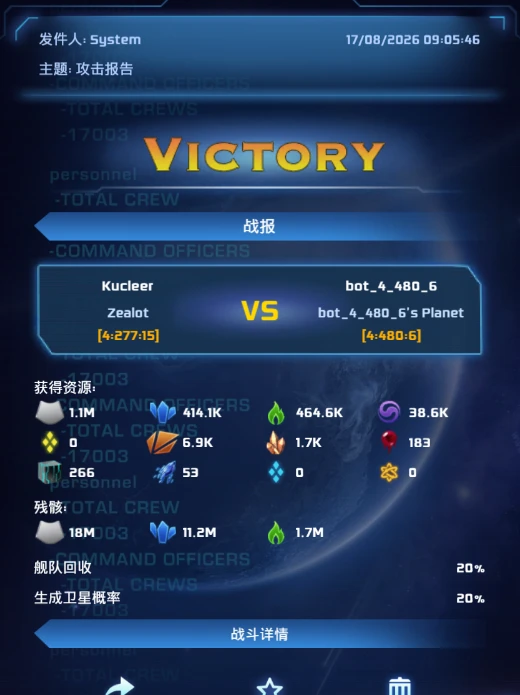
#> input picture tests/fixtures/vision/battle_report_panels/fail_20260817T170546_88625ee1.webp, 520 x 695 px
$ python -i stargate_locator.py   (imports and definitions only)
#> lines starting #> are read from the running program, lines starting #| are printed output that depends on the picture
"""在星球地表上找那座星门。**交候选，不交答案。**

## ⚠️ 为什么不能写死坐标

星门是一座建筑，建筑在基地里的格子不动 —— 可**地表的镜头会平移**。
2026-09-13 实机打回来的：标定那一帧星门在 `(1018, 455)`，切了一次出发星球之后
同一颗星球上它在 `(864, 420)`，差了 150 多像素。写死的那一下点在了空地上，
整趟在「点了建筑却没读到『星门』标题」上安全停住。

⚠️ 这正是记忆里那条「按钮靠读文字定位」的同一类：**写死坐标会点到隔壁**，
而地表上隔壁那一格是另一座建筑 —— 点下去会开出一个完全正常、却不相干的面板。

## ⚠️⚠️ 判据是「有洞的环」，不是「青蓝色」

传送门是个亮青蓝的**环**。光按颜色找会选中三类东西（实拍掩码上看得清清楚楚）：

- 右边那列 UI 圆钮（同色）
- 建筑上方的倒计时气泡（同色，**实心**圆角矩形）
- 基地里的水流（同色，长条）

环有洞，气泡和水流没有 —— `RETR_CCOMP` 里「有子轮廓」这一条把它们一刀切开。

## ⚠️ 为什么出候选而不是出一个答案

闭运算的核大小**没有一个值同时对两帧**：k=3–7 能框住标定帧那个完整的环，
而现场帧那个环有豁口、要 k=11 才封得上；k=11 反过来把标定帧那个搞坏。
在两帧上调一个核就是过拟合 —— 同回收那次「哪个框更好是伪问题」。

所以这里**每个核各出一遍候选**，按洞的面积排序合并，交给调用方逐个试；
真正裁决的是外部事实：点下去之后面板标题是不是「星门」。
实测两帧里真值都排第 1，候选总共只有 2–3 个。
"""

from __future__ import annotations

from typing import Any

#: 地表上可能长着建筑的那一块（917 空间）。
#:
#: ⚠️ **右边界切在 1150**：再往右是那列 UI 圆钮，它们和传送门同色同亮度，
#: 而且个个都是环形 —— 框进来就是给候选表塞三个必错的第一名。
SURFACE_AREA = (700, 180, 1150, 700)

#: 传送门那圈蓝的判据。实测两帧的主色都在 `(25, 170, 255)` 一带。
BLUE_MIN = 180
BLUE_OVER_RED = 90
GREEN_RANGE = (110, 235)

#: 逐个试的闭运算核。**故意给一串而不是挑一个**，理由见模块头。
CLOSE_KERNELS = (3, 5, 7, 9, 11)

#: 传送门在屏幕上的大致尺寸（含环）。
SIZE_RANGE = (40, 160, 40, 200)
ASPECT_RANGE = (0.4, 1.6)

#: 两个候选离得这么近就当成同一个。
MERGE_DISTANCE = 45


def _children(hierarchy: Any, first: int) -> list[int]:
    out: list[int] = []
    index = first
    while index != -1:
        out.append(index)
        index = hierarchy[index][0]
    return out


def stargate_candidates(image: Any) -> list[tuple[int, int]]:
    """地表截图 → 可能是星门的那几个位置，**最像的排在前面**。

    交回来的坐标是 917 空间的整窗坐标，可以直接点。一个都没有时交回空表 ——
    调用方该据此停下来，而不是回退到某个写死的位置。
    """
    import cv2
    import numpy as np

    crop = np.array(image.convert("RGB").crop(SURFACE_AREA))
    red = crop[:, :, 0].astype(int)
    green = crop[:, :, 1].astype(int)
    blue = crop[:, :, 2].astype(int)
    base = (
        (blue > BLUE_MIN)
        & (blue - red > BLUE_OVER_RED)
        & (green > GREEN_RANGE[0])
        & (green < GREEN_RANGE[1])
    ).astype(np.uint8) * 255

    min_w, max_w, min_h, max_h = SIZE_RANGE
    found: list[tuple[float, tuple[int, int]]] = []
    for size in CLOSE_KERNELS:
        mask = cv2.morphologyEx(base, cv2.MORPH_CLOSE, np.ones((size, size), np.uint8))
        contours, hierarchy = cv2.findContours(mask, cv2.RETR_CCOMP, cv2.CHAIN_APPROX_SIMPLE)
        if hierarchy is None:
            continue
        hierarchy = hierarchy[0]
        for index, contour in enumerate(contours):
            # 自己是别人的洞、或者自己没有洞 —— 两种都不是环。
            if hierarchy[index][3] != -1 or hierarchy[index][2] == -1:
                continue
            x, y, width, height = cv2.boundingRect(contour)
            if not (min_w <= width <= max_w and min_h <= height <= max_h):
                continue
            if not ASPECT_RANGE[0] <= width / height <= ASPECT_RANGE[1]:
                continue
            hole = max(
                cv2.contourArea(contours[child])
                for child in _children(hierarchy, hierarchy[index][2])
            )
            centre = (
                x + width // 2 + SURFACE_AREA[0],
                y + height // 2 + SURFACE_AREA[1],
            )
            found.append((hole, centre))

    merged: list[tuple[int, int]] = []
    for _hole, centre in sorted(found, key=lambda item: -item[0]):
        if all(
            abs(centre[0] - kept[0]) > MERGE_DISTANCE or abs(centre[1] - kept[1]) > MERGE_DISTANCE
            for kept in merged
        ):
            merged.append(centre)
    return merged


__all__ = ["SURFACE_AREA", "stargate_candidates"]

>>> import cv2
>>> picture = cv2.imread('../../../../tests/fixtures/vision/battle_report_panels/fail_20260817T170546_88625ee1.webp', cv2.IMREAD_GRAYSCALE)
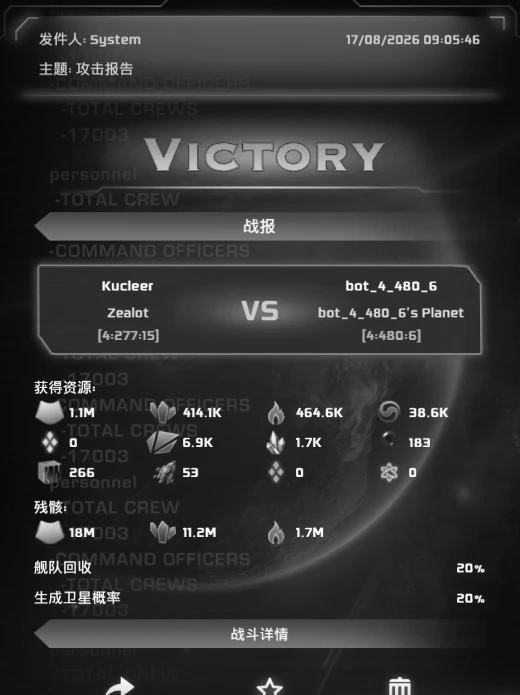
#> picture: shape (695, 520); min 6, max 255, mean 50.5
#> (the run stopped early here; a loop or call above may not have finished)

$ run again, on tests/fixtures/vision/battle_report_panels/fail_20260817T170643_3e720dc4.webp
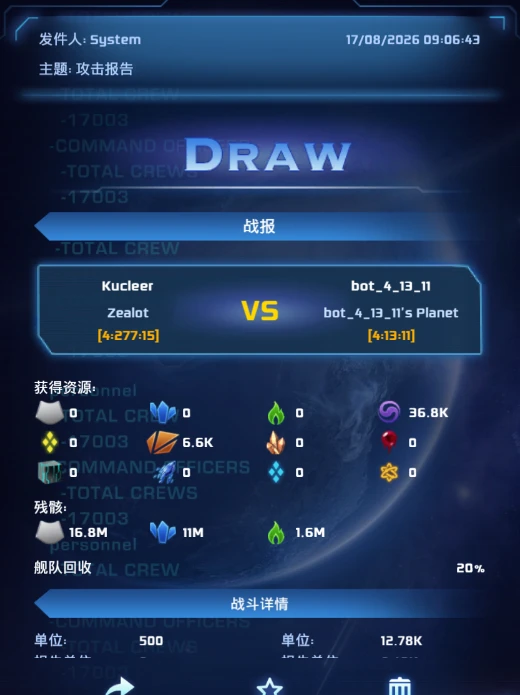
#> input picture tests/fixtures/vision/battle_report_panels/fail_20260817T170643_3e720dc4.webp, 520 x 695 px
#> `picture = cv2.imread('../../../../tests/fixtures/vision/battle_report_..`:
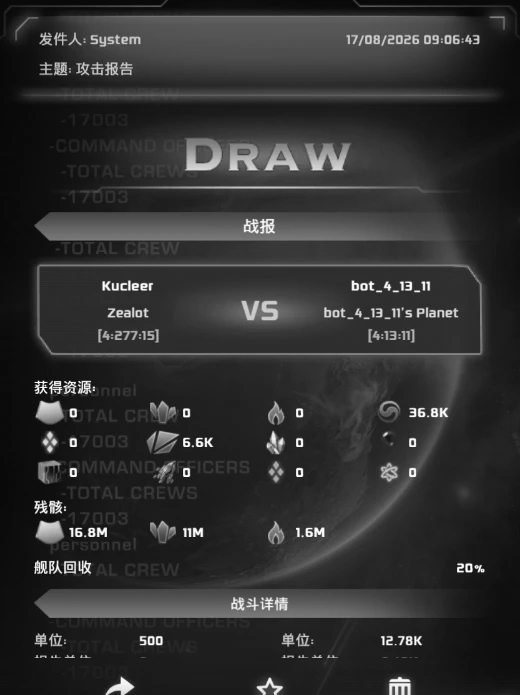
#> picture: shape (695, 520); min 6, max 255, mean 48.9
